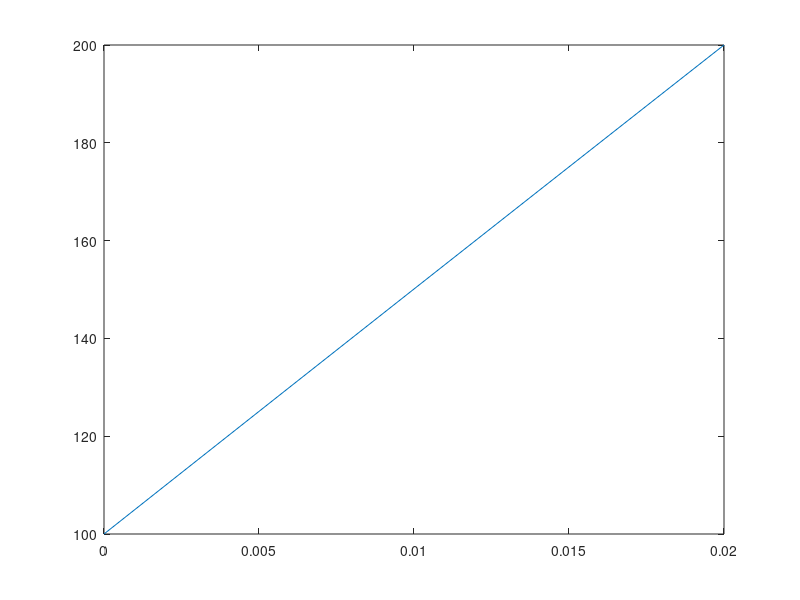

Here is the MATLAB script that generated this plot:
% Given parameters
q = 1000;  % Heat generation (W/m^3)
k = 0.5;   % Thermal conductivity (W/m·K)

T_A = 100; % Temperature at x=0
T_B = 200; % Temperature at x=L
L = 0.02;  % Plate thickness (m)
N = 5;  

dx = L / N;  % Uniform spacing
disp(dx)
P = 1:N;
x_P = 0 + (P - 0.5) * dx;  % Apply x_P = x_0 + (P - 1/2) * dx
% disp(x_P)
% Include boundary points
x_analytical = [0, x_P, L];  


% Compute analytical temperature using the equation
T_analytical = (-q / (2 * k)) * x_analytical.^2 + ((T_B - T_A + (q / (2 * k)) * L^2) / L) * x_analytical + T_A;
plot(x_analytical,T_analytical)